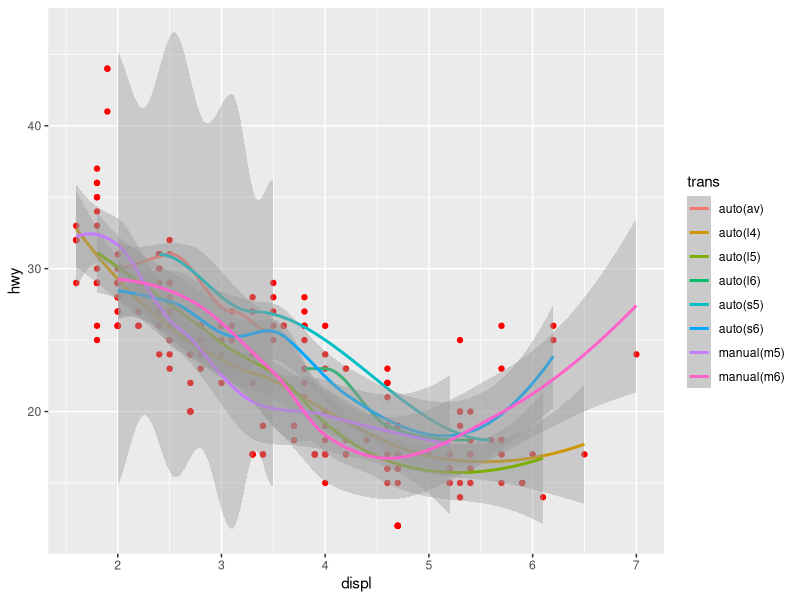
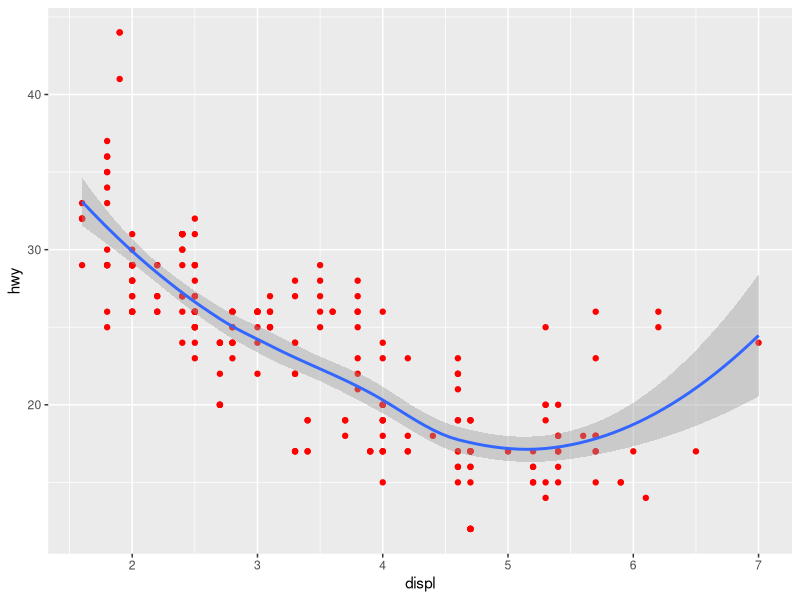
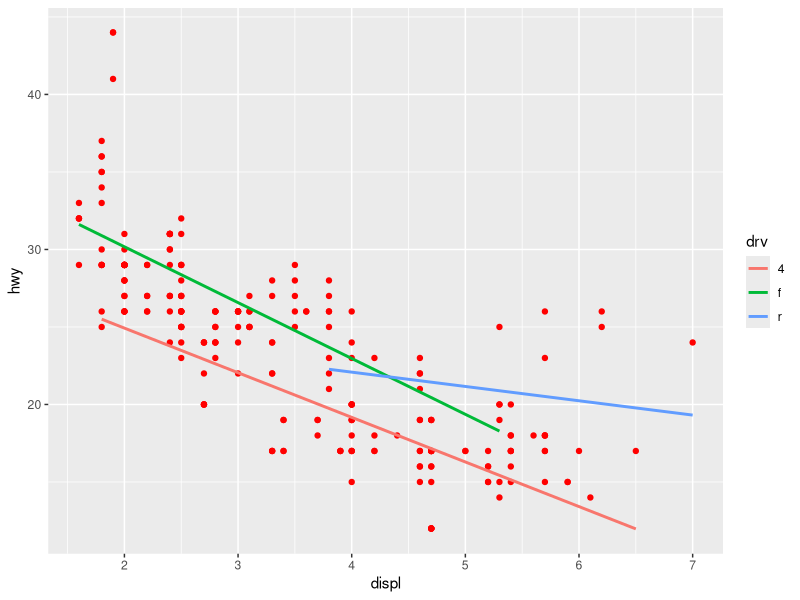
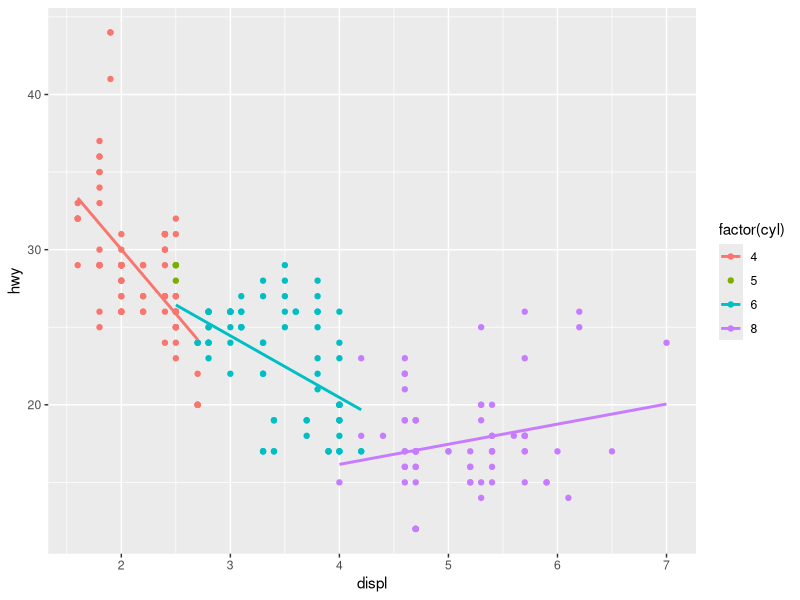
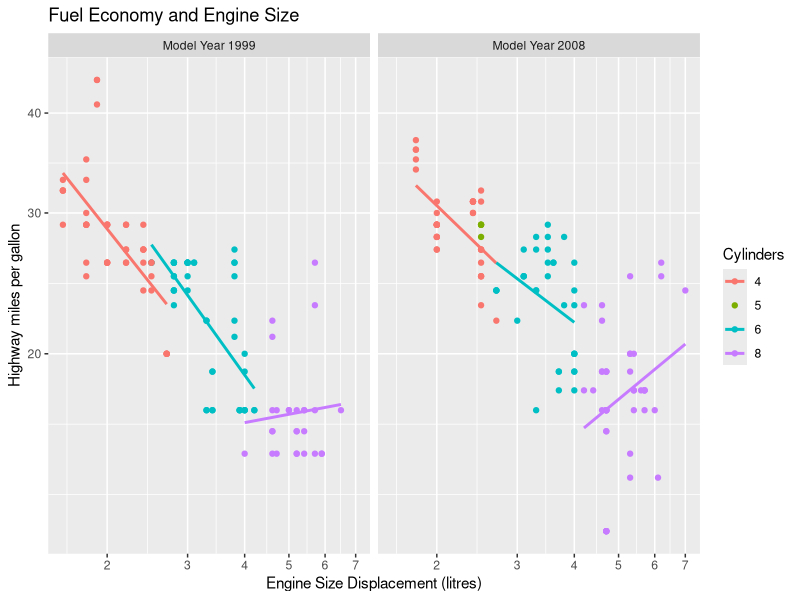

The R source for these figures, in order:
# Task 1
library(tidyverse)
mpg %>% tbl_df()
ggplot(data = mpg, aes(x = displ, y = hwy, color = trans)) +
  geom_point(color = "red") +
  geom_smooth()

# Task 2
ggplot(data = mpg, aes(x = displ, y = hwy)) +
  geom_point(color = "red") +
  geom_smooth()

# Task 3
ggplot(data = mpg, aes(x = displ, y = hwy, color = drv)) +
  geom_point(color = "red") +
  geom_smooth(method = "lm", se = FALSE)

# Task 4
ggplot(data = mpg, aes(x = displ, y = hwy, color = factor(cyl))) +
  geom_point() +
  geom_smooth(method = "lm", se = FALSE)

# Task 5
ggplot(mpg, aes(x = displ, y = hwy, colour = factor(cyl))) +
  geom_point() +
  scale_x_log10(breaks = c(2, 3, 4, 5, 6, 7)) +
  scale_y_log10(breaks = c(20, 30, 40)) +
  geom_smooth(method = "lm", se = FALSE) +
  labs(
    x = "Engine Size Displacement (litres)",
    y = "Highway miles per gallon",
    colour = "Cylinders",
    title = "Fuel Economy and Engine Size"
  ) +
  facet_wrap(~year, labeller = as_labeller(c(
    "1999" = "Model Year 1999",
    "2008" = "Model Year 2008"
  )))

# Task 6
data(mpg, package = "ggplot2")
mpg %>% tbl_df
mpg2 <- mpg %>% select(manufacturer, model, displ, year, cyl, trans, cty, hwy)

# Task 7
mpg3 <- mpg2 %>% mutate(displ2 = displ^2, 
                        vol_per_cyl = round(displ / cyl, 2))

# Task 8
mpg3 %>% arrange(desc(vol_per_cyl))
mpg3 %>% filter(manufacturer == "chevrolet") %>% 
  arrange(desc(vol_per_cyl))
mpg4 <- mpg3 %>% 
  group_by(manufacturer, year) %>% 
  summarise(max_vol_per_cyl = max(vol_per_cyl))

# Task 9
mpg5 <- mpg4 %>% spread(year, max_vol_per_cyl)

# Task 10
mpg6 <- mpg5 %>% mutate(change = `2008` - `1999`)

# Task 11
mpg6 %>% 
  rename(max_vpc_1999 = `1999`, max_vpc_2008 = `2008`) %>% 
  gather(variable, value) %>% View

